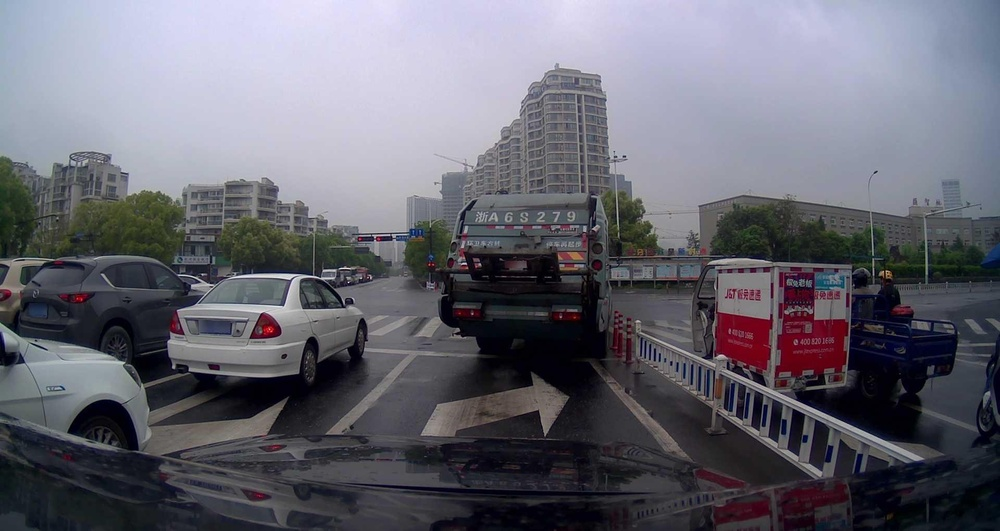
#> input picture results/ouput-images-examples/real-data/testA/B/n10/testA_v1_ALTmodif_a1.00_b0.00_g1.00.jpg, 1000 x 531 px, shrunk from 1920 x 1020 before the run; its folder holds only this picture in this run
$ python main_transformer.py -i results/ouput-images-examples/real-data/testA/B/n10/testA_v1_ALTmodif_a1.00_b0.00_g1.00.jpg -o out -a 5 -r 5 -t B
#> lines starting #> are read from the running program, lines starting #| are printed output that depends on the picture
### image_transformer.py
import os
import cv2
import numpy as np
from PIL import Image
from google.colab.patches import cv2_imshow

# [21 lines left out: function clear_output_folder, not called in this run]

def basicLinearTransform(img, alpha, beta):
    """Apply basic linear transformation for contrast and brightness."""
    return cv2.convertScaleAbs(img, alpha=alpha, beta=beta)

def gammaCorrection(img, gamma):
    """Apply gamma correction to the image."""
    lookUpTable = np.empty((1, 256), np.uint8)
    for i in range(256):
        lookUpTable[0, i] = np.clip(pow(i / 255.0, gamma) * 255.0, 0, 255)
    return cv2.LUT(img, lookUpTable)

def save_image(image, path):
    """Save an image using PIL:
    We convert the OpenCV image (BGR) to RGB before saving it as a PIL image. This allows the images to be read in RGB directly with the file path in the main algorithm.
    This conversion is necessary because YOLO detects images loaded with OpenCV as BGR, and working with them in RGB would cause color conflicts.
    Therefore, we save the image in RGB and PIL format to ensure it is loaded afterward directly as RGB using its file path."""
    pil_image = Image.fromarray(image)
    pil_image.save(path)

def process_and_save_images(img_original, output_subfolder, output_filename, N, alpha_range, beta_range, gamma_range, transformation):
    """Process and save N transformed versions of the original image."""
    version_counter = 0
    for _ in range(N):
        alpha, beta, gamma = 1.0, 0.0, 1.0

        if 'B' in transformation:
            beta = np.random.choice(beta_range)
        if 'C' in transformation:
            alpha = np.random.choice(alpha_range)
        if 'G' in transformation:
            gamma = np.random.choice(gamma_range)

        img_corrected = basicLinearTransform(img_original, alpha, beta)
        img_gamma_corrected = gammaCorrection(img_corrected, gamma)
        img_gamma_corrected_rgb = cv2.cvtColor(img_gamma_corrected, cv2.COLOR_BGR2RGB)

        result_filename = f"{output_filename}_v{version_counter}_ALTmodif_a{alpha:.2f}_b{beta:.2f}_g{gamma:.2f}.jpg"
        output_path = os.path.join(output_subfolder, result_filename)
        save_image(img_gamma_corrected_rgb, output_path)
        print(f"Randomly transformed image (Version {version_counter}): {result_filename}")

        version_counter += 1

def transform_image(input_image_path, output_folder, amplitude, repetitions, transformation, clean_folder):

#> called with output_folder = 'out', amplitude = 5, repetitions = 5, transformation = 'B', clean_folder = False
    alpha_range = np.arange(0.75, 2.8, 0.05)  # CONTRAST. alpha=1 does not modify the image
    beta_range = np.arange(-60, 60, 1)  # BRIGHTNESS. beta=0 does not modify the image
    gamma_range = np.arange(0.5, 3.5, 0.05)  # GAMMA. gamma=1 does not modify the image

    if clean_folder:
        clear_output_folder(output_folder)

    if input_image_path.endswith('.jpg') or input_image_path.endswith('.png'):
        img_original = cv2.imread(input_image_path)
#> img_original is the input picture: shape (531, 1000, 3); mean B, G, R 112.3, 102.1, 102.5
        img_original_rgb = cv2.cvtColor(img_original, cv2.COLOR_BGR2RGB)  # Convert to RGB
        output_filename = os.path.splitext(os.path.basename(input_image_path))[0]

        print("Original Image\n")
        cv2_imshow(img_original)

        for i in range(1, repetitions + 1):
            N = i * amplitude
            transformation_folder = os.path.join(output_folder, transformation)
            os.makedirs(transformation_folder, exist_ok=True)
            output_subfolder = os.path.join(transformation_folder, f'n{N}')
            os.makedirs(output_subfolder, exist_ok=True)
            print(f"\nProcessing Transformations for N={N}\n")

            original_output_path = os.path.join(output_subfolder, f"{output_filename}_v{N}.jpg")
            save_image(img_original_rgb, original_output_path)  # Save original as PIL
            process_and_save_images(img_original, output_subfolder, output_filename, N, alpha_range, beta_range, gamma_range, transformation)
#> this loop made 5 passes
#> pass 1, in save_image (call 4), `pil_image = Image.fromarray(image)`:
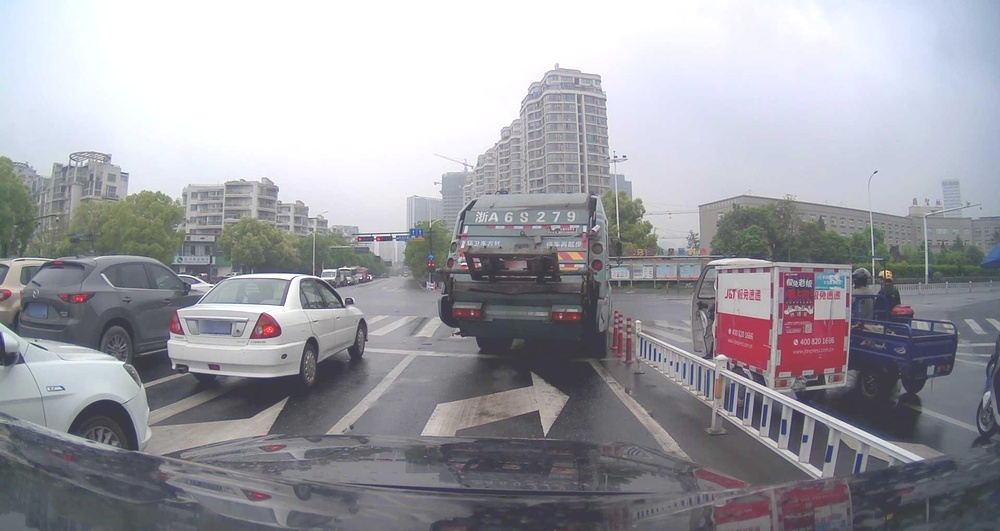
#> pil_image: PIL image 1000x531 RGB; mean R, G, B 158.1, 157.8, 164.3

# [30 lines left out: function show_image_transformations_help, not called in this run]

### main_transformer.py
import argparse
from google.colab import drive
import sys
from google.colab.patches import cv2_imshow
from image_transformer import transform_image, show_image_transformations_help

def main():
    parser = argparse.ArgumentParser(description="Image Transformation Script")

    parser.add_argument('--INPUT_IMAGE_PATH', '-i', type=str, required=True, help='Path to the input image')
    parser.add_argument('--OUTPUT_FOLDER', '-o', type=str, required=True, help='Path to the output folder')
    parser.add_argument('--AMPLITUDE', '-a', type=int, required=True, help='Scaling factor determining the step size for the number of versions generated in each block N')
    parser.add_argument('--REPETITIONS', '-r', type=int, required=True, help='Number of blocks of transformed images to generate')
    parser.add_argument('--TRANSFORMATION', '-t', type=str, required=True, choices=['B', 'C', 'G', 'BC', 'BG', 'CG', 'BCG'], help='Type of transformation to apply (B, C, G, BC, BG, CG, BCG)')
    parser.add_argument('--CLEAN_FOLDER', '-c', action='store_true', help='Clean the output folder before processing')
    parser.add_argument('--HELP_TRANSFORMATIONS', '-ht', action='store_true', help='Show help for image transformations')

    try:
        args = parser.parse_args()

        if args.HELP_TRANSFORMATIONS:
            show_image_transformations_help()
        else:
            #drive.mount('/content/drive')
            transform_image(args.INPUT_IMAGE_PATH, args.OUTPUT_FOLDER, args.AMPLITUDE, args.REPETITIONS, args.TRANSFORMATION, args.CLEAN_FOLDER)

    except SystemExit as e:
        if e.code != 0:
            parser.print_help()
        sys.exit(e.code)

if __name__ == "__main__":
    main()
